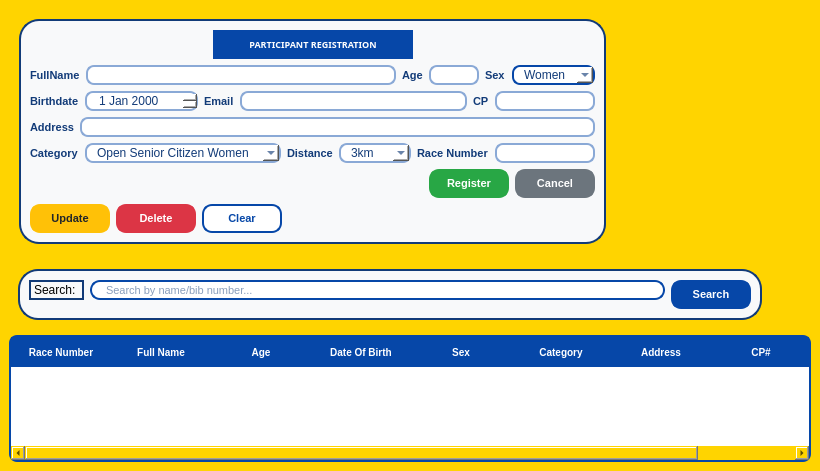
<?xml version="1.0" encoding="UTF-8"?>
<ui version="4.0">
 <class>MainWindow</class>
 <widget class="QMainWindow" name="MainWindow">
  <property name="geometry">
   <rect>
    <x>0</x>
    <y>0</y>
    <width>820</width>
    <height>471</height>
   </rect>
  </property>
  <property name="sizePolicy">
   <sizepolicy hsizetype="Expanding" vsizetype="Expanding">
    <horstretch>0</horstretch>
    <verstretch>0</verstretch>
   </sizepolicy>
  </property>
  <property name="minimumSize">
   <size>
    <width>0</width>
    <height>0</height>
   </size>
  </property>
  <property name="maximumSize">
   <size>
    <width>16777215</width>
    <height>16777215</height>
   </size>
  </property>
  <property name="windowTitle">
   <string>Registration Page</string>
  </property>
  <property name="styleSheet">
   <string notr="true">background-color: #FFD400;</string>
  </property>
  <widget class="QWidget" name="centralwidget">
   <property name="styleSheet">
    <string notr="true"/>
   </property>
   <layout class="QVBoxLayout" name="verticalLayout_5">
    <item>
     <layout class="QVBoxLayout" name="verticalLayout_4">
      <item>
       <layout class="QVBoxLayout" name="verticalLayout_3">
        <item>
         <layout class="QHBoxLayout" name="horizontalLayout_9">
          <property name="leftMargin">
           <number>10</number>
          </property>
          <property name="topMargin">
           <number>10</number>
          </property>
          <property name="rightMargin">
           <number>10</number>
          </property>
          <property name="bottomMargin">
           <number>10</number>
          </property>
          <item>
           <widget class="QFrame" name="registrationFrame">
            <property name="sizePolicy">
             <sizepolicy hsizetype="Expanding" vsizetype="Preferred">
              <horstretch>0</horstretch>
              <verstretch>0</verstretch>
             </sizepolicy>
            </property>
            <property name="minimumSize">
             <size>
              <width>0</width>
              <height>0</height>
             </size>
            </property>
            <property name="maximumSize">
             <size>
              <width>16777215</width>
              <height>16777215</height>
             </size>
            </property>
            <property name="styleSheet">
             <string notr="true"> background-color: #F8F9FA;
    border: 2px solid #123B78;
    border-radius: 20px;</string>
            </property>
            <property name="frameShape">
             <enum>QFrame::StyledPanel</enum>
            </property>
            <property name="frameShadow">
             <enum>QFrame::Raised</enum>
            </property>
            <layout class="QVBoxLayout" name="verticalLayout_2">
             <item>
              <layout class="QHBoxLayout" name="horizontalLayout_6">
               <item>
                <spacer name="horizontalSpacer_3">
                 <property name="orientation">
                  <enum>Qt::Horizontal</enum>
                 </property>
                 <property name="sizeHint" stdset="0">
                  <size>
                   <width>40</width>
                   <height>20</height>
                  </size>
                 </property>
                </spacer>
               </item>
               <item>
                <widget class="QLabel" name="label_12">
                 <property name="minimumSize">
                  <size>
                   <width>200</width>
                   <height>0</height>
                  </size>
                 </property>
                 <property name="maximumSize">
                  <size>
                   <width>200</width>
                   <height>50</height>
                  </size>
                 </property>
                 <property name="font">
                  <font>
                   <family>Arial Black</family>
                   <pointsize>7</pointsize>
                   <weight>75</weight>
                   <bold>true</bold>
                  </font>
                 </property>
                 <property name="styleSheet">
                  <string notr="true"> background-color: #0647A8;
    color: #FFFFFF;
    border: none;
    border-radius: 15px;
    padding: 8px;</string>
                 </property>
                 <property name="text">
                  <string>PARTICIPANT REGISTRATION</string>
                 </property>
                 <property name="alignment">
                  <set>Qt::AlignCenter</set>
                 </property>
                 <property name="wordWrap">
                  <bool>true</bool>
                 </property>
                </widget>
               </item>
               <item>
                <spacer name="horizontalSpacer_2">
                 <property name="orientation">
                  <enum>Qt::Horizontal</enum>
                 </property>
                 <property name="sizeHint" stdset="0">
                  <size>
                   <width>40</width>
                   <height>20</height>
                  </size>
                 </property>
                </spacer>
               </item>
              </layout>
             </item>
             <item>
              <layout class="QVBoxLayout" name="verticalLayout">
               <item>
                <layout class="QHBoxLayout" name="horizontalLayout_2" stretch="1,0,0">
                 <item>
                  <layout class="QFormLayout" name="formLayout_10">
                   <item row="0" column="0">
                    <widget class="QLabel" name="label">
                     <property name="styleSheet">
                      <string notr="true">QLabel {
    background-color: transparent;
    color: #123B78;
    border: none;
    font-family: Arial;
    font-size: 11px;
    font-weight: bold;
}</string>
                     </property>
                     <property name="text">
                      <string>FullName</string>
                     </property>
                    </widget>
                   </item>
                   <item row="0" column="1">
                    <widget class="QLineEdit" name="fullnametxt">
                     <property name="styleSheet">
                      <string notr="true">QLineEdit {
    background-color: #FFFFFF;
    color: #123B78;
    border: 2px solid #8AA9D6;
    border-radius: 8px;
    padding-left: 10px;
    padding-right: 10px;
}

QLineEdit:hover {
    border: 2px solid #0647A8;
}

QLineEdit:focus {
    border: 2px solid #0647A8;
}</string>
                     </property>
                    </widget>
                   </item>
                  </layout>
                 </item>
                 <item>
                  <layout class="QFormLayout" name="formLayout_9">
                   <item row="0" column="0">
                    <widget class="QLabel" name="label_2">
                     <property name="styleSheet">
                      <string notr="true">QLabel {
    background-color: transparent;
    color: #123B78;
    border: none;
    font-family: Arial;
    font-size: 11px;
    font-weight: bold;
}</string>
                     </property>
                     <property name="text">
                      <string>Age</string>
                     </property>
                    </widget>
                   </item>
                   <item row="0" column="1">
                    <widget class="QLineEdit" name="agetxt">
                     <property name="minimumSize">
                      <size>
                       <width>30</width>
                       <height>0</height>
                      </size>
                     </property>
                     <property name="maximumSize">
                      <size>
                       <width>50</width>
                       <height>16777215</height>
                      </size>
                     </property>
                     <property name="styleSheet">
                      <string notr="true">QLineEdit {
    background-color: #FFFFFF;
    color: #123B78;
    border: 2px solid #8AA9D6;
    border-radius: 8px;
    padding-left: 10px;
    padding-right: 10px;
}

QLineEdit:hover {
    border: 2px solid #0647A8;
}

QLineEdit:focus {
    border: 2px solid #0647A8;
}</string>
                     </property>
                    </widget>
                   </item>
                  </layout>
                 </item>
                 <item>
                  <layout class="QFormLayout" name="formLayout_8">
                   <item row="0" column="0">
                    <widget class="QLabel" name="label_3">
                     <property name="styleSheet">
                      <string notr="true">QLabel {
    background-color: transparent;
    color: #123B78;
    border: none;
    font-family: Arial;
    font-size: 11px;
    font-weight: bold;
}</string>
                     </property>
                     <property name="text">
                      <string>Sex</string>
                     </property>
                    </widget>
                   </item>
                   <item row="0" column="1">
                    <widget class="QComboBox" name="sexcomboBox">
                     <property name="minimumSize">
                      <size>
                       <width>70</width>
                       <height>0</height>
                      </size>
                     </property>
                     <property name="styleSheet">
                      <string notr="true">  	background-color: #FFFFFF;
    color: #123B78;
    border: 2px solid #8AA9D6;
    border-radius: 8px;
    padding-left: 10px;
    padding-right: 10px;
	border: 2px solid #0647A8;
	background-color: #FFFFFF;
	border: 2px solid #0647A8;
   color: #123B78;
   selection-background-color: #0647A8;
   selection-color: #FFFFFF;</string>
                     </property>
                     <item>
                      <property name="text">
                       <string>Women</string>
                      </property>
                     </item>
                     <item>
                      <property name="text">
                       <string>Men</string>
                      </property>
                     </item>
                    </widget>
                   </item>
                  </layout>
                 </item>
                </layout>
               </item>
               <item>
                <layout class="QHBoxLayout" name="horizontalLayout_3" stretch="0,1,0">
                 <item>
                  <layout class="QFormLayout" name="formLayout_7">
                   <item row="0" column="0">
                    <widget class="QLabel" name="birthdatelabel">
                     <property name="styleSheet">
                      <string notr="true">QLabel {
    background-color: transparent;
    color: #123B78;
    border: none;
    font-family: Arial;
    font-size: 11px;
    font-weight: bold;
}</string>
                     </property>
                     <property name="text">
                      <string>Birthdate</string>
                     </property>
                    </widget>
                   </item>
                   <item row="0" column="1">
                    <widget class="QDateEdit" name="birthdateEdit">
                     <property name="styleSheet">
                      <string notr="true">QDateEdit {
    background-color: #FFFFFF;
    color: #123B78;
    border: 2px solid #8AA9D6;
    border-radius: 8px;
    padding-left: 10px;
    padding-right: 10px;
}

QDateEdit:hover {
    border: 2px solid #0647A8;
}

QDateEdit:focus {
    border: 2px solid #0647A8;
}

QDateEdit::drop-down {
    border: none;
    width: 25px;
}

QDateEdit::down-arrow {
    width: 10px;
    height: 10px;
}</string>
                     </property>
                    </widget>
                   </item>
                  </layout>
                 </item>
                 <item>
                  <layout class="QFormLayout" name="formLayout_6">
                   <item row="0" column="0">
                    <widget class="QLabel" name="label_5">
                     <property name="styleSheet">
                      <string notr="true">QLabel {
    background-color: transparent;
    color: #123B78;
    border: none;
    font-family: Arial;
    font-size: 11px;
    font-weight: bold;
}</string>
                     </property>
                     <property name="text">
                      <string>Email</string>
                     </property>
                    </widget>
                   </item>
                   <item row="0" column="1">
                    <widget class="QLineEdit" name="emailtxt">
                     <property name="styleSheet">
                      <string notr="true">QLineEdit {
    background-color: #FFFFFF;
    color: #123B78;
    border: 2px solid #8AA9D6;
    border-radius: 8px;
    padding-left: 10px;
    padding-right: 10px;
}

QLineEdit:hover {
    border: 2px solid #0647A8;
}

QLineEdit:focus {
    border: 2px solid #0647A8;
}</string>
                     </property>
                    </widget>
                   </item>
                  </layout>
                 </item>
                 <item>
                  <layout class="QFormLayout" name="formLayout_5">
                   <item row="0" column="0">
                    <widget class="QLabel" name="label_6">
                     <property name="styleSheet">
                      <string notr="true">QLabel {
    background-color: transparent;
    color: #123B78;
    border: none;
    font-family: Arial;
    font-size: 11px;
    font-weight: bold;
}</string>
                     </property>
                     <property name="text">
                      <string>CP</string>
                     </property>
                    </widget>
                   </item>
                   <item row="0" column="1">
                    <widget class="QLineEdit" name="cptxt">
                     <property name="minimumSize">
                      <size>
                       <width>100</width>
                       <height>0</height>
                      </size>
                     </property>
                     <property name="maximumSize">
                      <size>
                       <width>70</width>
                       <height>16777215</height>
                      </size>
                     </property>
                     <property name="styleSheet">
                      <string notr="true">QLineEdit {
    background-color: #FFFFFF;
    color: #123B78;
    border: 2px solid #8AA9D6;
    border-radius: 8px;
    padding-left: 10px;
    padding-right: 10px;
}

QLineEdit:hover {
    border: 2px solid #0647A8;
}

QLineEdit:focus {
    border: 2px solid #0647A8;
}</string>
                     </property>
                    </widget>
                   </item>
                  </layout>
                 </item>
                </layout>
               </item>
               <item>
                <layout class="QHBoxLayout" name="horizontalLayout_4">
                 <item>
                  <widget class="QLabel" name="label_15">
                   <property name="styleSheet">
                    <string notr="true">QLabel {
    background-color: transparent;
    color: #123B78;
    border: none;
    font-family: Arial;
    font-size: 11px;
    font-weight: bold;
}</string>
                   </property>
                   <property name="text">
                    <string>Address</string>
                   </property>
                  </widget>
                 </item>
                 <item>
                  <widget class="QLineEdit" name="addresstxt">
                   <property name="styleSheet">
                    <string notr="true">QLineEdit {
    background-color: #FFFFFF;
    color: #123B78;
    border: 2px solid #8AA9D6;
    border-radius: 8px;
    padding-left: 10px;
    padding-right: 10px;
}

QLineEdit:hover {
    border: 2px solid #0647A8;
}

QLineEdit:focus {
    border: 2px solid #0647A8;
}</string>
                   </property>
                  </widget>
                 </item>
                </layout>
               </item>
               <item>
                <layout class="QHBoxLayout" name="horizontalLayout">
                 <item>
                  <layout class="QFormLayout" name="formLayout_3">
                   <item row="0" column="0">
                    <widget class="QLabel" name="label_16">
                     <property name="styleSheet">
                      <string notr="true">QLabel {
    background-color: transparent;
    color: #123B78;
    border: none;
    font-family: Arial;
    font-size: 11px;
    font-weight: bold;
}</string>
                     </property>
                     <property name="text">
                      <string>Category</string>
                     </property>
                    </widget>
                   </item>
                   <item row="0" column="1">
                    <widget class="QComboBox" name="categorycomboBox">
                     <property name="minimumSize">
                      <size>
                       <width>100</width>
                       <height>0</height>
                      </size>
                     </property>
                     <property name="styleSheet">
                      <string notr="true">QComboBox {
    background-color: #FFFFFF;
    color: #123B78;
    border: 2px solid #8AA9D6;
    border-radius: 8px;
    padding-left: 10px;
    padding-right: 10px;
}

QComboBox:hover {
    border: 2px solid #0647A8;
}

QComboBox:focus {
    border: 2px solid #0647A8;
}

QComboBox QAbstractItemView {
    background-color: #FFFFFF;
    color: #123B78;
    selection-background-color: #0647A8;
    selection-color: #FFFFFF;
}</string>
                     </property>
                     <item>
                      <property name="text">
                       <string>Open Senior Citizen Women</string>
                      </property>
                     </item>
                     <item>
                      <property name="text">
                       <string>Open Senior Citizen Men</string>
                      </property>
                     </item>
                     <item>
                      <property name="text">
                       <string>Open Women</string>
                      </property>
                     </item>
                     <item>
                      <property name="text">
                       <string>Open Men</string>
                      </property>
                     </item>
                    </widget>
                   </item>
                  </layout>
                 </item>
                 <item>
                  <layout class="QFormLayout" name="formLayout_2">
                   <item row="0" column="0">
                    <widget class="QLabel" name="label_18">
                     <property name="styleSheet">
                      <string notr="true">QLabel {
    background-color: transparent;
    color: #123B78;
    border: none;
    font-family: Arial;
    font-size: 11px;
    font-weight: bold;
}</string>
                     </property>
                     <property name="text">
                      <string>Distance</string>
                     </property>
                    </widget>
                   </item>
                   <item row="0" column="1">
                    <widget class="QComboBox" name="distancecomboBox">
                     <property name="minimumSize">
                      <size>
                       <width>20</width>
                       <height>0</height>
                      </size>
                     </property>
                     <property name="maximumSize">
                      <size>
                       <width>100</width>
                       <height>16777215</height>
                      </size>
                     </property>
                     <property name="styleSheet">
                      <string notr="true">QComboBox {
    background-color: #FFFFFF;
    color: #123B78;
    border: 2px solid #8AA9D6;
    border-radius: 8px;
    padding-left: 10px;
    padding-right: 10px;
}

QComboBox:hover {
    border: 2px solid #0647A8;
}

QComboBox:focus {
    border: 2px solid #0647A8;
}

QComboBox QAbstractItemView {
    background-color: #FFFFFF;
    color: #123B78;
    selection-background-color: #0647A8;
    selection-color: #FFFFFF;
}</string>
                     </property>
                     <item>
                      <property name="text">
                       <string>3km</string>
                      </property>
                     </item>
                     <item>
                      <property name="text">
                       <string>5km</string>
                      </property>
                     </item>
                     <item>
                      <property name="text">
                       <string>10km</string>
                      </property>
                     </item>
                     <item>
                      <property name="text">
                       <string>21km</string>
                      </property>
                     </item>
                     <item>
                      <property name="text">
                       <string>42km</string>
                      </property>
                     </item>
                    </widget>
                   </item>
                  </layout>
                 </item>
                 <item>
                  <layout class="QFormLayout" name="formLayout">
                   <item row="0" column="0">
                    <widget class="QLabel" name="label_19">
                     <property name="styleSheet">
                      <string notr="true">QLabel {
    background-color: transparent;
    color: #123B78;
    border: none;
    font-family: Arial;
    font-size: 11px;
    font-weight: bold;
}</string>
                     </property>
                     <property name="text">
                      <string>Race Number</string>
                     </property>
                    </widget>
                   </item>
                   <item row="0" column="1">
                    <widget class="QLineEdit" name="racenumbertxt">
                     <property name="minimumSize">
                      <size>
                       <width>70</width>
                       <height>0</height>
                      </size>
                     </property>
                     <property name="maximumSize">
                      <size>
                       <width>100</width>
                       <height>16777215</height>
                      </size>
                     </property>
                     <property name="styleSheet">
                      <string notr="true">QLineEdit {
    background-color: #FFFFFF;
    color: #123B78;
    border: 2px solid #8AA9D6;
    border-radius: 8px;
    padding-left: 10px;
    padding-right: 10px;
}

QLineEdit:hover {
    border: 2px solid #0647A8;
}

QLineEdit:focus {
    border: 2px solid #0647A8;
}</string>
                     </property>
                    </widget>
                   </item>
                  </layout>
                 </item>
                </layout>
               </item>
               <item>
                <layout class="QHBoxLayout" name="horizontalLayout_5">
                 <item>
                  <spacer name="horizontalSpacer">
                   <property name="orientation">
                    <enum>Qt::Horizontal</enum>
                   </property>
                   <property name="sizeHint" stdset="0">
                    <size>
                     <width>40</width>
                     <height>20</height>
                    </size>
                   </property>
                  </spacer>
                 </item>
                 <item>
                  <widget class="QPushButton" name="registerButton">
                   <property name="minimumSize">
                    <size>
                     <width>80</width>
                     <height>0</height>
                    </size>
                   </property>
                   <property name="styleSheet">
                    <string notr="true">QPushButton {
    background-color: #28A745;
    color: #FFFFFF;
    border: 2px solid #28A745;
    border-radius: 10px;
    padding: 6px 15px;
    font-family: Arial;
    font-size: 11px;
    font-weight: bold;
}

QPushButton:hover {
    background-color: #218838;
    border: 2px solid #218838;
}

QPushButton:pressed {
    background-color: #1E7E34;
}</string>
                   </property>
                   <property name="text">
                    <string>Register</string>
                   </property>
                  </widget>
                 </item>
                 <item>
                  <widget class="QPushButton" name="cancelButton">
                   <property name="minimumSize">
                    <size>
                     <width>80</width>
                     <height>0</height>
                    </size>
                   </property>
                   <property name="styleSheet">
                    <string notr="true">QPushButton {
    background-color: #6C757D;
    color: #FFFFFF;
    border: 2px solid #6C757D;
    border-radius: 10px;
    padding: 6px 15px;
    font-family: Arial;
    font-size: 11px;
    font-weight: bold;
}

QPushButton:hover {
    background-color: #5A6268;
    border: 2px solid #5A6268;
}

QPushButton:pressed {
    background-color: #495057;
}</string>
                   </property>
                   <property name="text">
                    <string>Cancel</string>
                   </property>
                  </widget>
                 </item>
                </layout>
               </item>
               <item>
                <layout class="QHBoxLayout" name="horizontalLayout_7">
                 <item>
                  <widget class="QPushButton" name="updateButton">
                   <property name="minimumSize">
                    <size>
                     <width>80</width>
                     <height>0</height>
                    </size>
                   </property>
                   <property name="styleSheet">
                    <string notr="true">QPushButton {
    background-color: #FFC107;
    color: #212529;
    border: 2px solid #FFC107;
    border-radius: 10px;
    padding: 6px 15px;
    font-family: Arial;
    font-size: 11px;
    font-weight: bold;
}

QPushButton:hover {
    background-color: #E0A800;
    border: 2px solid #E0A800;
}

QPushButton:pressed {
    background-color: #C69500;
}</string>
                   </property>
                   <property name="text">
                    <string>Update</string>
                   </property>
                  </widget>
                 </item>
                 <item>
                  <widget class="QPushButton" name="deleteButton">
                   <property name="minimumSize">
                    <size>
                     <width>80</width>
                     <height>0</height>
                    </size>
                   </property>
                   <property name="styleSheet">
                    <string notr="true">QPushButton {
    background-color: #DC3545;
    color: #FFFFFF;
    border: 2px solid #DC3545;
    border-radius: 10px;
    padding: 6px 15px;
    font-family: Arial;
    font-size: 11px;
    font-weight: bold;
}

QPushButton:hover {
    background-color: #C82333;
    border: 2px solid #C82333;
}

QPushButton:pressed {
    background-color: #A71D2A;
}</string>
                   </property>
                   <property name="text">
                    <string>Delete</string>
                   </property>
                  </widget>
                 </item>
                 <item>
                  <widget class="QPushButton" name="clearButton">
                   <property name="minimumSize">
                    <size>
                     <width>80</width>
                     <height>0</height>
                    </size>
                   </property>
                   <property name="styleSheet">
                    <string notr="true">QPushButton {
    background-color: #FFFFFF;
    color: #0647A8;
    border: 2px solid #0647A8;
    border-radius: 10px;
    padding: 6px 15px;
    font-family: Arial;
    font-size: 11px;
    font-weight: bold;
}

QPushButton:hover {
    background-color: #EAF2FF;
    border: 2px solid #0B5CC7;
    color: #0B5CC7;
}

QPushButton:pressed {
    background-color: #D6E6FF;
}</string>
                   </property>
                   <property name="text">
                    <string>Clear</string>
                   </property>
                  </widget>
                 </item>
                 <item>
                  <spacer name="horizontalSpacer_4">
                   <property name="orientation">
                    <enum>Qt::Horizontal</enum>
                   </property>
                   <property name="sizeHint" stdset="0">
                    <size>
                     <width>40</width>
                     <height>20</height>
                    </size>
                   </property>
                  </spacer>
                 </item>
                </layout>
               </item>
              </layout>
             </item>
            </layout>
           </widget>
          </item>
          <item>
           <spacer name="horizontalSpacer_7">
            <property name="orientation">
             <enum>Qt::Horizontal</enum>
            </property>
            <property name="sizeHint" stdset="0">
             <size>
              <width>40</width>
              <height>20</height>
             </size>
            </property>
           </spacer>
          </item>
         </layout>
        </item>
        <item>
         <layout class="QHBoxLayout" name="horizontalLayout_10" stretch="1,0">
          <property name="leftMargin">
           <number>9</number>
          </property>
          <property name="topMargin">
           <number>9</number>
          </property>
          <property name="rightMargin">
           <number>9</number>
          </property>
          <property name="bottomMargin">
           <number>9</number>
          </property>
          <item>
           <widget class="QFrame" name="frame_2">
            <property name="sizePolicy">
             <sizepolicy hsizetype="Expanding" vsizetype="Fixed">
              <horstretch>0</horstretch>
              <verstretch>0</verstretch>
             </sizepolicy>
            </property>
            <property name="minimumSize">
             <size>
              <width>0</width>
              <height>0</height>
             </size>
            </property>
            <property name="maximumSize">
             <size>
              <width>800</width>
              <height>16777215</height>
             </size>
            </property>
            <property name="styleSheet">
             <string notr="true"> background-color: #F8F9FA;
    border: 2px solid #123B78;
    border-radius: 20px;

</string>
            </property>
            <property name="frameShape">
             <enum>QFrame::StyledPanel</enum>
            </property>
            <property name="frameShadow">
             <enum>QFrame::Raised</enum>
            </property>
            <layout class="QHBoxLayout" name="horizontalLayout_8">
             <item>
              <layout class="QFormLayout" name="formLayout_4">
               <item row="0" column="0">
                <widget class="QLabel" name="label_7">
                 <property name="text">
                  <string>Search: </string>
                 </property>
                </widget>
               </item>
               <item row="0" column="1">
                <widget class="QLineEdit" name="searchtxt">
                 <property name="minimumSize">
                  <size>
                   <width>120</width>
                   <height>0</height>
                  </size>
                 </property>
                 <property name="styleSheet">
                  <string notr="true">QLineEdit {
    background-color: #FFFFFF;
    color: #123B78;
    border: 2px solid #0647A8;
    border-radius: 10px;
    padding-left: 12px;
    padding-right: 12px;
    font-family: Arial;
    font-size: 11px;
}

QLineEdit:hover {
    border: 2px solid #0B5CC7;
}

QLineEdit:focus {
    border: 2px solid #0647A8;
}</string>
                 </property>
                 <property name="placeholderText">
                  <string>Search by name/bib number...</string>
                 </property>
                </widget>
               </item>
              </layout>
             </item>
             <item>
              <widget class="QPushButton" name="searchButton">
               <property name="minimumSize">
                <size>
                 <width>80</width>
                 <height>0</height>
                </size>
               </property>
               <property name="styleSheet">
                <string notr="true">QPushButton {
    background-color: #0647A8;
    color: #FFFFFF;
    border: 2px solid #0647A8;
    border-radius: 10px;
    padding: 6px 15px;
    font-family: Arial;
    font-size: 11px;
    font-weight: bold;
}

QPushButton:hover {
    background-color: #0B5CC7;
    border: 2px solid #0B5CC7;
}

QPushButton:pressed {
    background-color: #043777;
}</string>
               </property>
               <property name="text">
                <string>Search</string>
               </property>
              </widget>
             </item>
            </layout>
           </widget>
          </item>
          <item>
           <spacer name="horizontalSpacer_5">
            <property name="orientation">
             <enum>Qt::Horizontal</enum>
            </property>
            <property name="sizeHint" stdset="0">
             <size>
              <width>40</width>
              <height>20</height>
             </size>
            </property>
           </spacer>
          </item>
         </layout>
        </item>
       </layout>
      </item>
      <item>
       <widget class="QTableWidget" name="tableWidget">
        <property name="sizePolicy">
         <sizepolicy hsizetype="Expanding" vsizetype="Expanding">
          <horstretch>0</horstretch>
          <verstretch>0</verstretch>
         </sizepolicy>
        </property>
        <property name="minimumSize">
         <size>
          <width>800</width>
          <height>100</height>
         </size>
        </property>
        <property name="maximumSize">
         <size>
          <width>1500</width>
          <height>16777215</height>
         </size>
        </property>
        <property name="styleSheet">
         <string notr="true">QTableWidget {
    background-color: #FFFFFF;
    color: #123B78;
    border: 2px solid #0647A8;
    border-radius: 8px;
    gridline-color: #B8C7DC;
    font-family: Arial;
    font-size: 10px;
}

QTableWidget::item {
    padding: 5px;
}

QTableWidget::item:selected {
    background-color: #D6E6FF;
    color: #123B78;
}

QHeaderView::section {
    background-color: #0647A8;
    color: #FFFFFF;
    border: none;
    padding: 6px;
    font-family: Arial;
    font-size: 10px;
    font-weight: bold;
}</string>
        </property>
        <column>
         <property name="text">
          <string>Race Number</string>
         </property>
        </column>
        <column>
         <property name="text">
          <string>Full Name</string>
         </property>
        </column>
        <column>
         <property name="text">
          <string>Age</string>
         </property>
        </column>
        <column>
         <property name="text">
          <string>Date Of Birth</string>
         </property>
        </column>
        <column>
         <property name="text">
          <string>Sex</string>
         </property>
        </column>
        <column>
         <property name="text">
          <string>Category</string>
         </property>
        </column>
        <column>
         <property name="text">
          <string>Address</string>
         </property>
        </column>
        <column>
         <property name="text">
          <string>CP#</string>
         </property>
        </column>
       </widget>
      </item>
     </layout>
    </item>
   </layout>
  </widget>
 </widget>
 <resources/>
 <connections/>
</ui>
